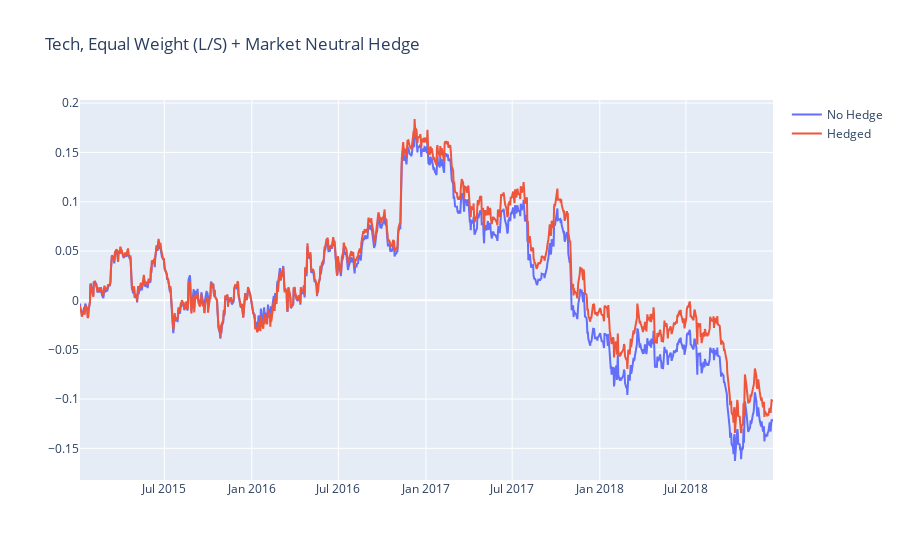

Notebook code cell kept with this figure:
### Code cell
tech_no_hedge = backtest_pair('PSCT','XLK',start = date(2015,1,1),end = date(2019,1,1))
tech_w_hedge = backtest_pair_hedge('PSCT','XLK',start = date(2015,1,1),end = date(2019,1,1))

fig = go.Figure()


fig.add_trace(
    go.Scatter(
        x = tech_no_hedge.index,
        y = tech_no_hedge['cumulative_return'],
        name = 'No Hedge'
    )
)

fig.add_trace(
    go.Scatter(
        x = tech_w_hedge.index,
        y = tech_w_hedge['cumulative_return'],
        name = 'Hedged'
    )
)


fig.update_layout(title = 'Tech, Equal Weight (L/S) + Market Neutral Hedge')
fig.show()

### Figure 1 — Plotly figure (JSON) as saved in the notebook; plotly's stock layout.template omitted (floating-point values rounded to 4 significant figures; data arrays with more than 128 entries replaced by an {"elided": "..."} marker saying what was removed)
{"data": [{"name": "No Hedge", "type": "scatter", "x": {"elided": "1005 str values"}, "y": {"elided": "1005 float values"}}, {"name": "Hedged", "type": "scatter", "x": {"elided": "1005 str values"}, "y": {"elided": "1005 float values"}}], "layout": {"title": {"text": "Tech, Equal Weight (L/S) + Market Neutral Hedge"}}}
